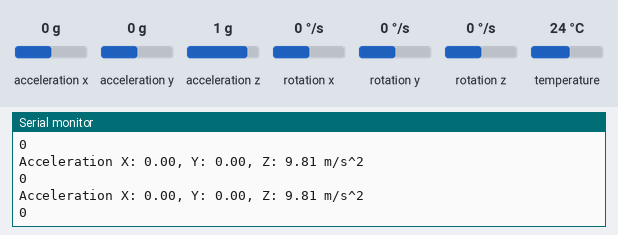
The sketch below on a simulated ESP32. Shown: the last lines printed to the serial monitor. The test bench sets the inputs (shaded band); at power-on: acceleration x 0 g, acceleration y 0 g, acceleration z 1 g, rotation x 0 °/s, rotation y 0 °/s, rotation z 0 °/s, temperature 24 °C. WiFi joins after 1.5 s; servers stay silent unless stated.

Above: at 2.7 s.
2.8 s: acceleration x set to -1.4 g
At 3.7 s:
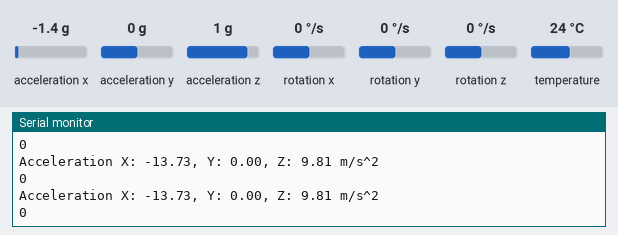
4.3 s: acceleration y set to -1.4 g
At 4.8 s:
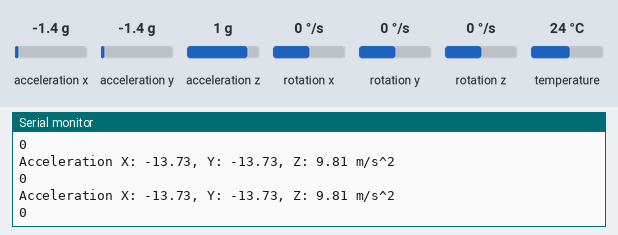
5.8 s: acceleration z set to -1.4 g
At 6.3 s:
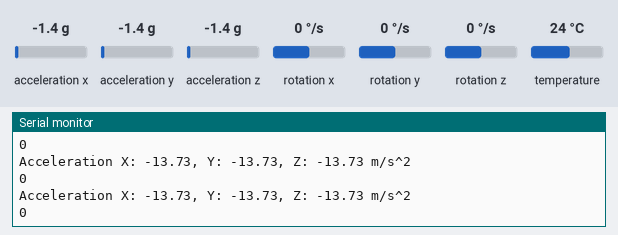

Measured:
- after the input at 2.8 s, the serial monitor: prints a new line at once (image 1)
- after the input at 4.3 s, the serial monitor: prints a new line at once (image 2)
- after the input at 5.8 s, the serial monitor: prints a new line at once (image 3)

The sketch:

Beschl_Sensor_Drift_Einkaufswagen.ino
```cpp
// Load Wi-Fi library
#include <WiFi.h>
#include <WiFiUdp.h>
#include <Adafruit_MPU6050.h>
#include <Adafruit_Sensor.h>

Adafruit_MPU6050 mpu;

// Replace with your network credentials
const char* ssid     = "FRITZ!Box 7412";      //Wlan-name
const char* password = "58184142373790392728"; //Wlan Passwort
const char ip1[] = "192.168.178.20";   //Ip, an die gesendet wird
const char ip2[] = "10.163.100.8";    // Optional für weiteren PC
#define UDP_PORT 4120                   //UDP Port über den gesendet wird (=UDPin-Port im TD File)
String Data = "Hi 1234, 4321 Byye ";
int n = 0;

WiFiUDP UDP;
char packet[255];
int sensorwert = 0;       //Erstellen des Integers "Sensorwert"

float xmem=0; //Erstellen des Integers "xmem"
float ymem=0; //Erstellen des Integers "ymem"
float zmem=0; //Erstellen des Integers "zmem"
int motion=0;  //Erstellen des Integers "motion"

void setup() {
  Serial.begin(115200);
  delay(0);

  WiFi.begin(ssid, password);               //WLAN Verbinden
  while (WiFi.status() != WL_CONNECTED) {
    delay(0);
    Serial.println("Connecting to WiFi..");
  }
  Serial.println("Connected to the WiFi network");

  UDP.begin(UDP_PORT);                      //UDP Starten

  // Try to initialize!
  if (!mpu.begin()) {                       //Beschleunigungssensor "MPU6050" an den Start bringen
    Serial.println("Failed to find MPU6050 chip");    //Nachricht, falls verbindung zum MPU nicht funktioniert
    while (1) {
      delay(0);
    }
  }
    Serial.println("MPU6050 Found!");             //MPU gefunden

  mpu.setAccelerometerRange(MPU6050_RANGE_2_G);   //Beschleunigungswerten eine Range bis 2G geben
  mpu.setGyroRange(MPU6050_RANGE_500_DEG);        // Gyrowerte (Rotation) Werte bis 500Grad auslesen
  mpu.setFilterBandwidth(MPU6050_BAND_5_HZ);      // Bandbreite setzen
  Serial.println("");
  delay(0);

  sensors_event_t a, g, temp;
  mpu.getEvent(&a, &g, &temp);
  xmem=a.acceleration.x;        // Beschleunigungswert, der im Sensor auf der x-Achse detektiert wird, wird xmem genannt
  ymem=a.acceleration.y;        // Beschleunigungswert, der im Sensor auf der y-Achse detektiert wird, wird ymem genannt
  zmem=a.acceleration.z;        // Beschleunigungswert, der im Sensor auf der z-Achse detektiert wird, wird zmem genannt
}


void loop(){
  sensors_event_t a, g, temp;
  mpu.getEvent(&a, &g, &temp);        //auslesen der aktuellen Beschleunigungs,- Rotations- und Temperaturwerte am Anfang der Schleife
  Serial.print("Acceleration X: ");
  Serial.print(a.acceleration.x);     //Printen des aktuellen x-achsen-Beschleunigungswertes
  Serial.print(", Y: ");
  Serial.print(a.acceleration.y);     //Printen des aktuellen y-achsen-Beschleunigungswertes
  Serial.print(", Z: ");
  Serial.print(a.acceleration.z);     //Printen des aktuellen z-achsen-Beschleunigungswertes
  Serial.println(" m/s^2");

  Serial.println(sensorwert);         //Printen des Sensorwertes
  Serial.println("");

  if((abs(a.acceleration.x/xmem)-1)>0.05){   // Wenn Erhöhung des aktuellen X-Wertes (a.acceleration.x) im Vergleich zum vorherigen Wert (xmem) um 5% Größer ist, dann wird integer "motion" um 1 Wert höher gesetzt
    motion+=1;
    Serial.println(xmem);
  }
  if((abs(a.acceleration.y/ymem)-1)>0.05){   // Wenn Erhöhung des aktuellen Y-Wertes (a.acceleration.y)  im Vergleich zum vorherigen Wert (ymem) um 5% Größer ist, dann wird integer "motion" um 1 Wert höher gesetzt
    motion+=1;
    Serial.println(ymem);
  }
  if((abs(a.acceleration.z/zmem)-1)>0.05){   // Wenn Erhöhung des aktuellen Z-Wertes (a.acceleration.z)  im Vergleich zum vorherigen Wert (zmem) um 5% Größer ist, dann wird integer "motion" um 1 Wert höher gesetzt
    motion+=1;
    Serial.println(zmem);
  }
  if(motion>1){       // Wenn "motion" einen Wert größer als 1 bekommt, dann findet eine Beschleunigung statt und das Programm sendet mit dem "Sensorwert" eine 1 per UDP an Touchdesigner
    sensorwert=1;     // 0 oder 1 wird in "Sensorwert" gespeichert und geschickt
  }

  Data.toCharArray( packet , Data.length() );     // Sendung per UDP
  UDP.beginPacket(ip1, UDP_PORT);
  UDP.print(uint8_t(sensorwert));
  UDP.endPacket();
  motion=0;                                       // "motion" nach jedem Durchlauf wieder auf Null setzen, Drift ausgleichen
  sensorwert=0;                                   // Sensorwert nach jedem Durchlauf wieder auf Null setzen
  xmem=a.acceleration.x;                          // Aktueller X-Achsenwert am Ende der Schleife als xmem abgespeichert
  ymem=a.acceleration.y;                          // Aktueller Y-Achsenwert am Ende der Schleife als ymem abgespeichert
  zmem=a.acceleration.z;                          // Aktueller Z-Achsenwert am Ende der Schleife als zmem abgespeichert
  delay(10);
}
```
